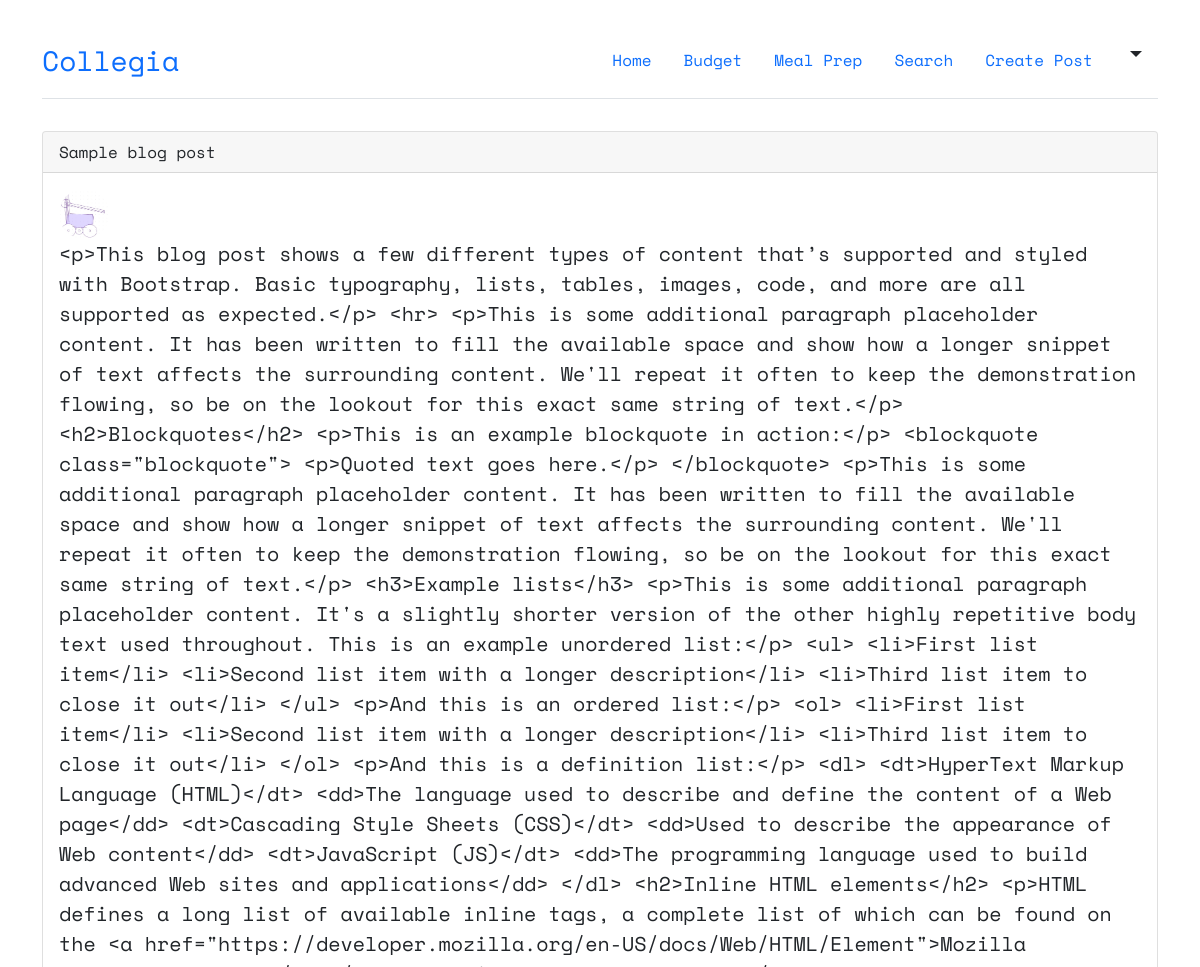
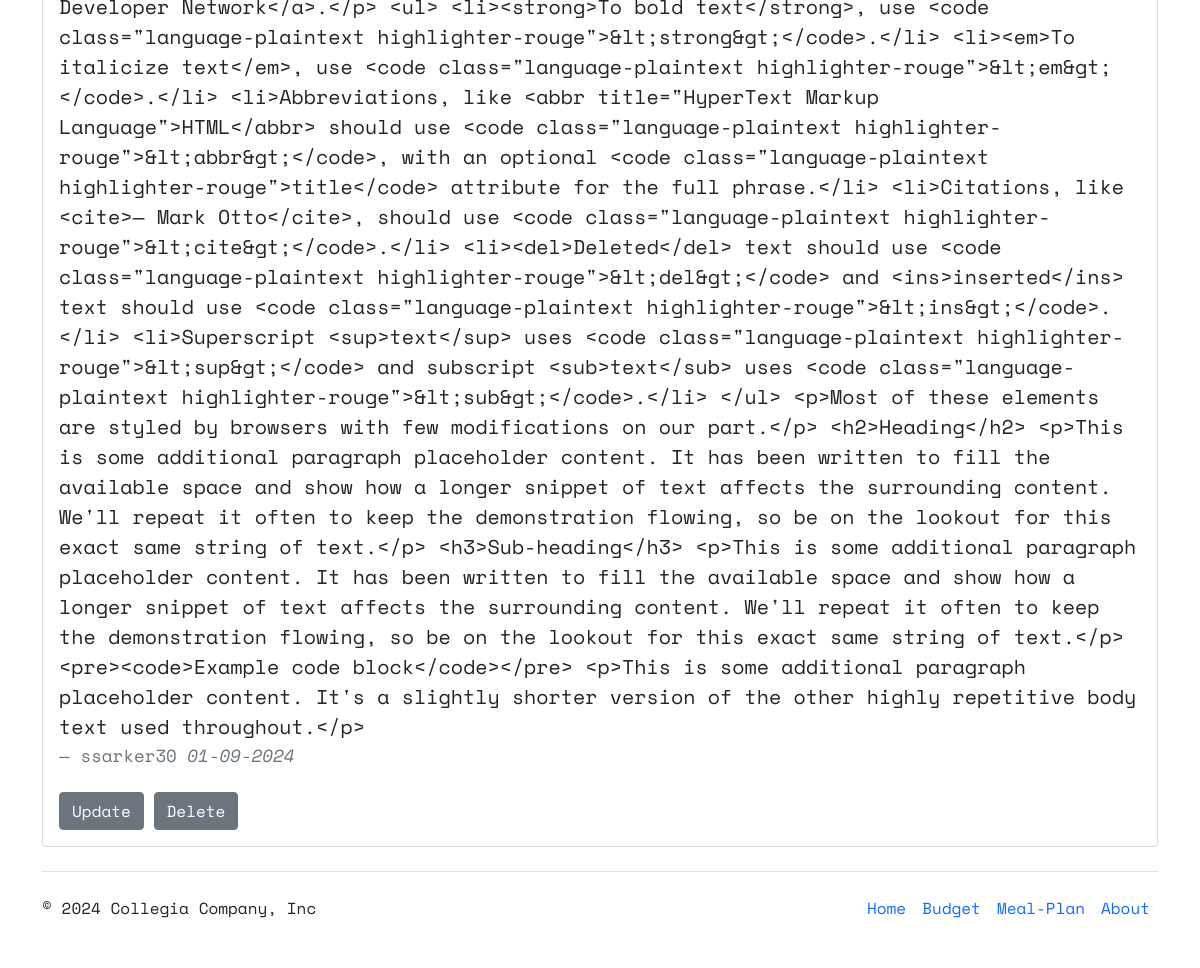
The app's page /post/10/ (signed in) with its own data (2 pictures, top to bottom).
### core/models.py (models this page shows, shortened)
class Post(models.Model):
  title = models.CharField(max_length=100)
  content = models.TextField()
  date_posted = models.DateTimeField(default=timezone.now)
  author = models.ForeignKey(User, on_delete=models.CASCADE)

### users/models.py (models this page shows, shortened)
class Profile(models.Model):
  user = models.OneToOneField(User, on_delete=models.CASCADE)
  image = models.ImageField(default='default.jpg', upload_to='profile_pics')

### core/views.py (the view)
# urls.py: path('post/<int:pk>/', PostDetailView.as_view(), name="detail"),
class PostDetailView(DetailView):
  model = Post
  template_name = 'core/detail.html'

### core/templates/core/detail.html
{% extends "core/base.html" %}
{% block content %}
  <div class="card mb-4">
    <div class="card-header">
      {{ object.title }}
    </div>
    <div class="card-body">
      <img src="{{ user.profile.image.url }}" alt="mdo" width="50" height="50" class="rounded-circle">
      <blockquote class="blockquote mb-4">
        <p>{{ object.content }}</p>
        <footer class="blockquote-footer">{{ object.author }} <cite title="Source Title"> {{ object.date_posted|date:"m-d-Y" }}  </cite></footer>
      </blockquote>
      {% if object.author == user %}
      <div>
        <a class="btn btn-secondary bnt-sm" href="{% url 'update' object.id %}">Update</a>
        <a class="btn btn-secondary bnt-sm" href="{% url 'delete' object.id %}">Delete</a>
      </div>
      {% endif %}
    </div>
  </div>
{% endblock content %}

### core/static/core/base.css (style rules this page uses)
* { font-family: 'Space Mono', monospace; }

### records on screen
Post: title "Sample blog post", content "<p>This blog post shows a few different types of content that’s supported and styled with Bootstrap. Basic typography, lists, tables, images, code, and more are all supported as expected.</p> <hr> <p>This is some additional paragraph placeholder content. It has been written to fill the available space and show how a longer snippet of text affects the surrounding content. We'll repeat it often to keep the demonstration flowing, so be on the lookout for this exact same string of text.</p> <h2>Blockquotes</h2> <p>This is an example blockquote in action:</p> <blockquote class=\"blockquote\"> <p>Quoted text goes here.</p> </blockquote> <p>This is some additional paragraph placeholder content. It…", author "ssarker30", date_posted "01-09-2024"
